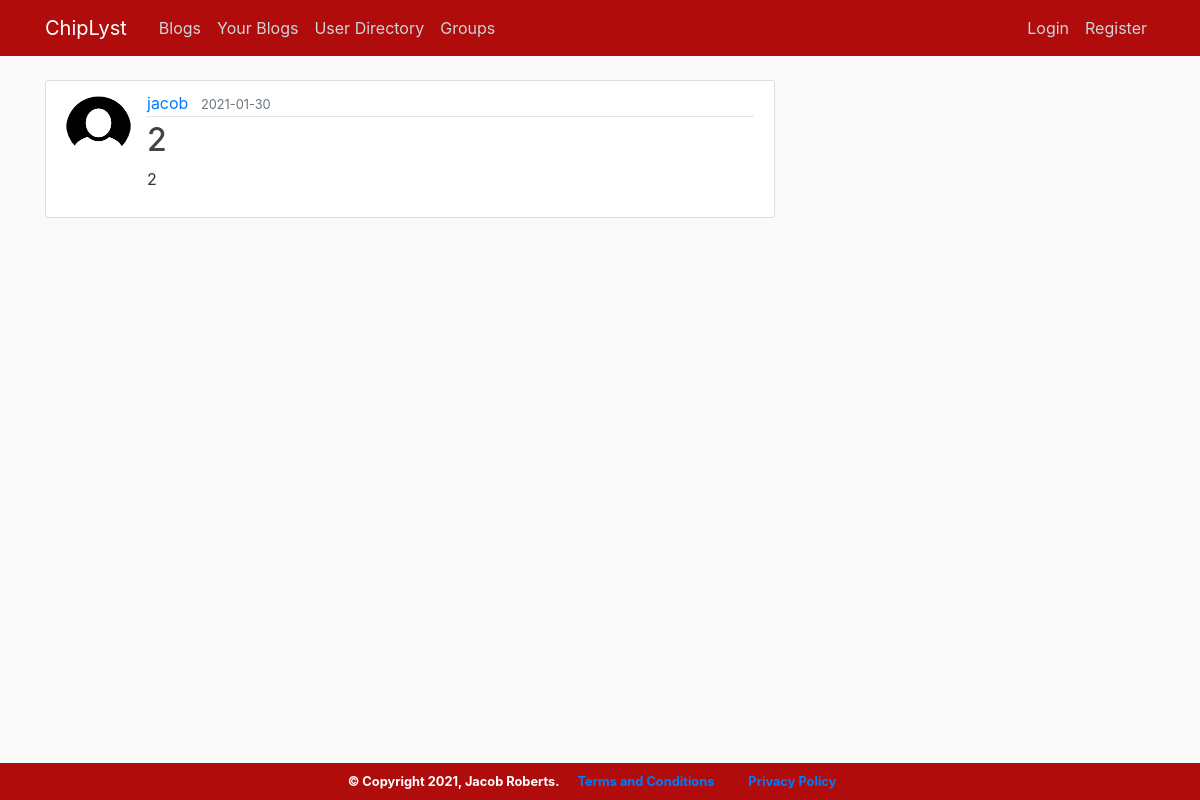
Screenshot of /post/2 with the database file from the repository.
### main/models.py (models this page shows, shortened)
class User(db.Model, UserMixin):
    id = db.Column(db.Integer, primary_key=True)
    username = db.Column(db.String(20), unique=True, nullable=False)
    email = db.Column(db.String(120), unique=True, nullable=False)
    password = db.Column(db.String(80), nullable=False)
    image_file = db.Column(db.String(20), nullable=False, default='default.jpg')
    bio = db.Column(db.String(255), nullable=False, default="")
    posts = db.relationship('Post', backref='author',lazy=True)
    lists = db.relationship('Lists', backref='author',lazy=True)
    groups = db.relationship('Groups', secondary=memberships, backref=db.backref('member', lazy = 'dynamic'))

class Post(db.Model):
    id = db.Column(db.Integer, primary_key=True)
    title = db.Column(db.String(100), nullable=False)
    date_posted = db.Column(db.DateTime, nullable=False, default=datetime.utcnow)
    content = db.Column(db.Text, nullable=False)
    user_id = db.Column(db.Integer, db.ForeignKey('user.id'), nullable=False)

### main/routes.py (the view)
@app.route("/post/<int:post_id>")
def post(post_id):
    post = Post.query.get_or_404(post_id)
    return render_template('post.html',title=post.title, post=post)

### main/templates/post.html (shortened to what this page needs)
{% extends "layout.html" %}
{% block content %}
  <article class="media content-section">
    <img class="rounded-circle article-img" src="{{ url_for('static', filename='profilepics/' + post.author.image_file) }}">
    <div class="media-body">
      <div class="article-metadata">
        <a class="mr-2" href="{{ url_for('user_posts', username=post.author.username)}}">{{ post.author.username }}</a>
        <small class="text-muted">{{ post.date_posted.strftime('%Y-%m-%d') }}</small>
      </div>
      <h2 class="article-title">{{ post.title }}</h2>
      <p class="article-content">{{ post.content }}</p>
    </div>
  </article>
{% endblock content %}

### main/static/main.css (style rules this page uses)
body { background: #fafafa; color: #333333; margin-top: 5rem; }
h1, h2, h3, h4, h5, h6 { color: #444444; }
.content-section { background: #ffffff; padding: 10px 20px; border: 1px solid #dddddd; border-radius: 3px; margin-bottom: 20px; }
.article-title { color: #444444; }
.article-content { white-space: pre-line; }
.article-img { height: 65px; width: 65px; margin-right: 16px; }
.article-metadata { padding-bottom: 1px; margin-bottom: 4px; border-bottom: 1px solid #e3e3e3 }

### rows the page displays
User: image_file (placeholder picture), author.username "jacob"
Post: date_posted "2021-01-30", title "2", content "2"
